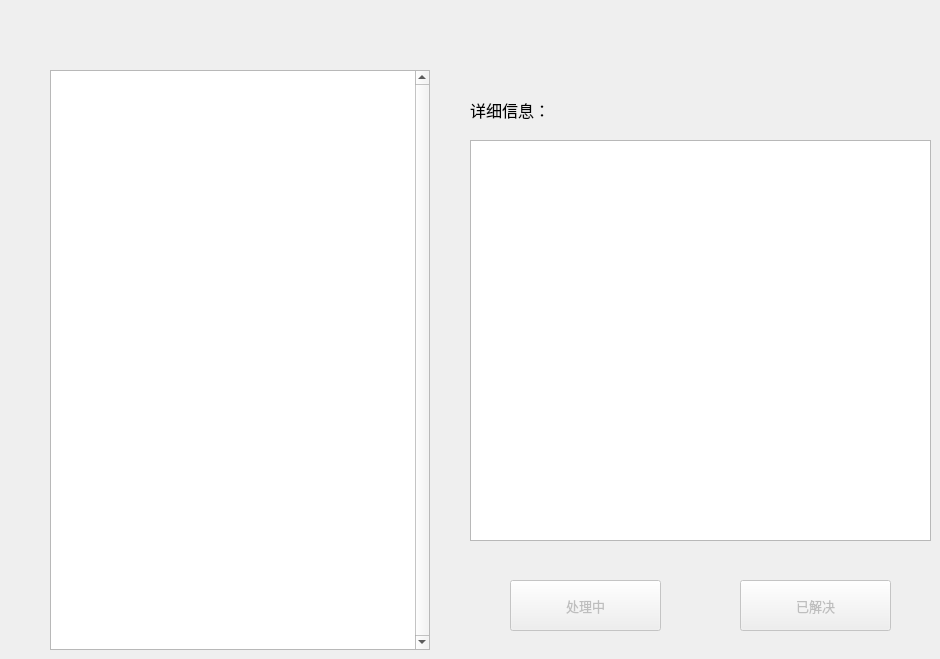
                <widget class="QWidget" name="tabFeedback_c">
                 <attribute name="title">
                  <string>维修</string>
                 </attribute>
                 <widget class="QTableWidget" name="tableWidgetFeedbackInfo">
                  <property name="geometry">
                   <rect>
                    <x>50</x>
                    <y>70</y>
                    <width>380</width>
                    <height>580</height>
                   </rect>
                  </property>
                  <property name="minimumSize">
                   <size>
                    <width>380</width>
                    <height>580</height>
                   </size>
                  </property>
                  <property name="maximumSize">
                   <size>
                    <width>380</width>
                    <height>580</height>
                   </size>
                  </property>
                  <property name="verticalScrollBarPolicy">
                   <enum>Qt::ScrollBarAlwaysOn</enum>
                  </property>
                  <property name="horizontalScrollBarPolicy">
                   <enum>Qt::ScrollBarAlwaysOff</enum>
                  </property>
                 </widget>
                 <widget class="QTextBrowser" name="textBrowserFeedbackDetail">
                  <property name="geometry">
                   <rect>
                    <x>470</x>
                    <y>140</y>
                    <width>461</width>
                    <height>401</height>
                   </rect>
                  </property>
                  <property name="font">
                   <font>
                    <family>思源宋体 CN</family>
                    <pointsize>10</pointsize>
                    <weight>50</weight>
                    <bold>false</bold>
                   </font>
                  </property>
                 </widget>
                 <widget class="QLabel" name="label_15">
                  <property name="geometry">
                   <rect>
                    <x>470</x>
                    <y>90</y>
                    <width>111</width>
                    <height>41</height>
                   </rect>
                  </property>
                  <property name="font">
                   <font>
                    <family>思源黑体 CN Medium</family>
                    <pointsize>11</pointsize>
                    <weight>50</weight>
                    <bold>false</bold>
                   </font>
                  </property>
                  <property name="text">
                   <string>&lt;html&gt;&lt;head/&gt;&lt;body&gt;&lt;p&gt;&lt;span style=&quot; font-size:12pt;&quot;&gt;详细信息：&lt;/span&gt;&lt;/p&gt;&lt;/body&gt;&lt;/html&gt;</string>
                  </property>
                 </widget>
                 <widget class="QPushButton" name="pushButtonDoing">
                  <property name="enabled">
                   <bool>false</bool>
                  </property>
                  <property name="geometry">
                   <rect>
                    <x>510</x>
                    <y>580</y>
                    <width>151</width>
                    <height>51</height>
                   </rect>
                  </property>
                  <property name="font">
                   <font>
                    <family>思源黑体 CN Medium</family>
                    <pointsize>10</pointsize>
                    <weight>50</weight>
                    <bold>false</bold>
                   </font>
                  </property>
                  <property name="text">
                   <string>处理中</string>
                  </property>
                 </widget>
                 <widget class="QPushButton" name="pushButtonDone">
                  <property name="enabled">
                   <bool>false</bool>
                  </property>
                  <property name="geometry">
                   <rect>
                    <x>740</x>
                    <y>580</y>
                    <width>151</width>
                    <height>51</height>
                   </rect>
                  </property>
                  <property name="font">
                   <font>
                    <family>思源黑体 CN Medium</family>
                    <pointsize>10</pointsize>
                   </font>
                  </property>
                  <property name="text">
                   <string>已解决</string>
                  </property>
                 </widget>
                 <widget class="QLabel" name="labelFeedbackType">
                  <property name="geometry">
                   <rect>
                    <x>640</x>
                    <y>90</y>
                    <width>121</width>
                    <height>41</height>
                   </rect>
                  </property>
                  <property name="text">
                   <string>&lt;html&gt;&lt;head/&gt;&lt;body&gt;&lt;p&gt;&lt;br/&gt;&lt;/p&gt;&lt;/body&gt;&lt;/html&gt;</string>
                  </property>
                 </widget>
                </widget>
